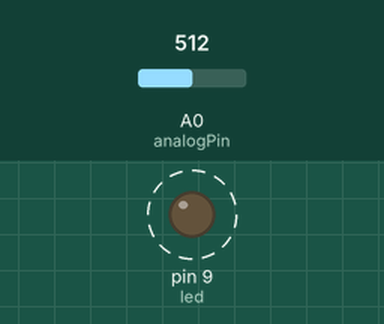
Bench run of a sketch on a simulated Arduino Uno, built with avr-gcc and run on an emulated ATmega328P. Parts: output pins drawn as LEDs (lit = HIGH). Dashed ring = blinking. Inputs (shaded band) come from the test bench; at power-on: A0 (analogPin) = 512.

Above: at 4.2 s.
4.3 s: A0 (analogPin) set to 493
At 5.2 s:
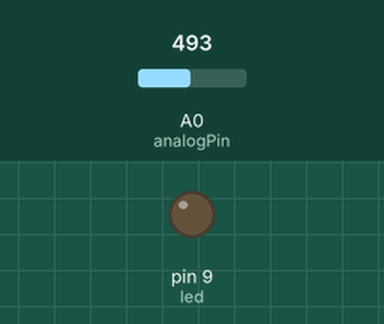
5.8 s: A0 (analogPin) set to 464
At 6.55 s:
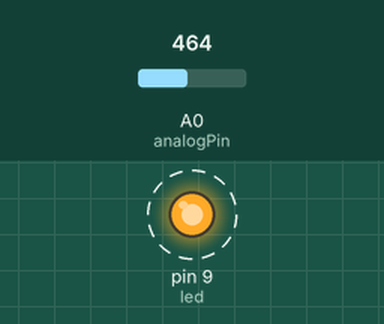
8.8 s: A0 (analogPin) set to 511
11.8 s: A0 (analogPin) set to 306
Timing chart, 0 to 17.3 s (numbered marks = the images above; inputs shaded):
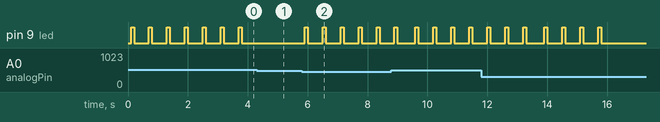

Measured:
- the behaviour switches between 480 and 479 on A0 (analogPin) (found by bisection; images 1 and 2)
- after the input at 4.3 s, every drawn part: stays the same
- after the input at 5.8 s, pin 9 (led): alternates HIGH for 0.10 s and LOW for 0.50 s, starting after 0.10 s
- by itself, pin 9 (led): alternates HIGH for 0.10 s and LOW for 0.50 s

The sketch:

lesson3_1.ino
```cpp
int led = 9;
int analogPin = 0;
int val = 1;

void setup() {
   // put your setup code here, to run once:
  pinMode(led, OUTPUT);
 }

 int potensiom ()
 {
 int v;
 v = analogRead(analogPin);
 v /= 80;
 return v+1;
 }

void loop()
 {
 if(val != potensiom())
{
  delay(100);
  val = potensiom();
 for (int i = 0; i < val; i++)
 {
  digitalWrite(led, HIGH);
 delay(100);
 digitalWrite(led, LOW);
 delay(500);
 }
}
}
```
